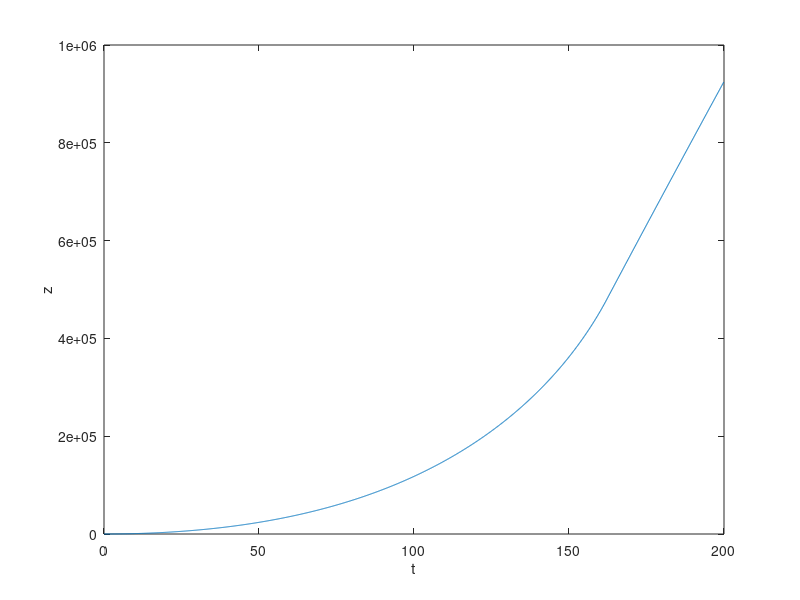

The MATLAB source for this figure:
%%%%%%%%%%%%%%%%%%%%%%%%%%%%%%%%%%%%%%%%%%%%%%%%%%%%
% RocketMan! 
% Describes the trajectory of a rocket shot vertically upward
% 
% NOTE: clear variables before each run
%%%%%%%%%%%%%%%%%%%%%%%%%%%%%%%%%%%%%%%%%%%%%%%%%%%%



%static variables
ve=4400;
rho=1;
dm=251; md=20000;
G=6.67*10^-11; RE=6371000; ME=5.972*10^24;


%initialise values at t=0
z0=0;
v0=0;
m0=407000;
tau = 0.1; %interval
maxstep = 2000; % no. of iterations
%%%%%%%%%%%%%%%%%%%%%%%%%%%%%%%%%%%%%%%%%%%%%%%%%%%%

%assigning variables to init values
z=z0; v=v0; mf=m0; a=0;


for istep=1:maxstep
    
    t = (istep-1)*tau; 
    m=mf+md
    xplot(istep) = t;
    yplot(istep) = z;
   

    % If ball reaches ground (y<0), break out of the loop
    if( mf > 0 )
        a_prime = ve*(dm/tau)/m - G*ME/((z+RE)^2);
        if (a_prime>0)
            a = a_prime;
        else
            a = 0;
        end
        mf = mf-dm;
    else
        a= -G*ME/((z+RE)^2);
    end

    v = v+a*tau;
    z = z+v*tau;
end

plot1=plot(xplot,yplot,'-');
xlabel('t'); ylabel('z');












%%%%%%%%%%%%%%%%%%%%%%%%%%%%%%%%%%%%%%%%%%%%%%%%%%%%
% Changelog:
% 1.0 Initialise program. Basic acceleration
% 1.1 Added in dry mass and gravitational potential
% 1.2 Added in real world values (Falcon Heavy)
%%%%%%%%%%%%%%%%%%%%%%%%%%%%%%%%%%%%%%%%%%%%%%%%%%%%
